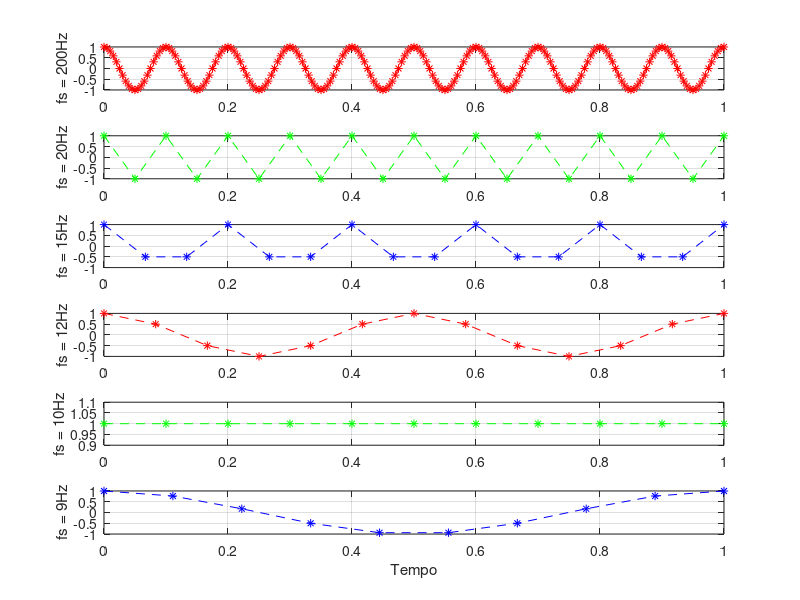

The MATLAB script that drew this image: (Note: this script raises an error after producing the figure.)
% Transmissão de dados
% Matheus Pereira dos Santos RA: 1748823

% Observação do efeito Aliasing

%% Exercício 1


N = 5000;    % Número de amostras
fm = 10;    % frequência da mensamgem

%%% fs=200; 
fs=200;               %frequência de amostragem
Ts=1/fs;              %período de amostragem
t=(0:N-1)*Ts;         %vetor do tempo
m = cos(2*pi*fm*t);   %sinal de mensagem

figure
subplot(6,1,1)
plot(t,m,'r--*')
xlim([0 1])
grid on
str1 = ['fs = ' num2str(fs) 'Hz'];   %str1 é um vetor de strings 
ylabel(str1)
% ---------------------
%%% fs = 20 Hz
fs = 20;   % frequência de amostragem
Ts = 1/fs;  % período de amostragem
temp = (0:N-1)*Ts;  % vetor do tempo
m = cos(2*pi*fm*temp);  % sinal de mensagem

subplot(6,1,2)
plot(temp, m, 'g--*')
xlim([0 1])
grid on
str2 = ['fs = ' num2str(fs) 'Hz'];   %str1 é um vetor de strings
ylabel(str2)
%----------------------
%%% fs = 15 Hz
fs = 15;    % frequência de amostragem igual a 15Hz
Ts = 1/fs;  %período de amostragem para a frequência atual
temp = (0: N-1)*Ts;  % vetor de tempo
m = cos(2*pi*fm*temp);  % sinal de mensagem

subplot(6,1,3)
plot(temp, m, 'b--*')
xlim([0 1])
grid on
str3 = ['fs = ' num2str(fs) 'Hz'];  % vetor de strings para legenda
ylabel(str3);
%----------------------
%%% fs = 12Hz
fs = 12;    % frequência de amostragem
Ts = 1/fs;  % novo período de amostragem
temp = (0: N-1)*Ts;  % novo vetor de tempo
% sinal de mensagem
m = cos(2*pi*fm*temp);
% Transformada rápida

subplot(6,1,4)
plot(temp, m, 'r--*')
xlim([0 1])
grid on
str4 = ['fs = ' num2str(fs) 'Hz'];
ylabel(str4);
%-----------------------
%%% fs = 10Hz
% frequência de amostragem e período de amostragem
fs = 10;
Ts = 1/fs;
% vetor do tempo
temp = (0:N-1)*Ts;
%sinal da mensagem e transformada rápida de fourier
m = cos(2*pi*fm*temp);

subplot(6,1,5)
plot(temp, m, 'g--*')
xlim([0 1]);
grid on
str5 = ['fs = ' num2str(fs) 'Hz'];
ylabel(str5);
%-------------------------
%%% fs = 9Hz
% frequência de amostragem e período de amostragem
fs = 9;
Ts = 1/fs;
% vetor de tempo
temp = (0: N-1)*Ts;
% sinal de mensagem
m = cos(2*pi*fm*temp);
subplot(6,1,6)
plot(temp, m, 'b--*')
xlim([0 1]);
grid on
str6 = ['fs = ' num2str(fs) 'Hz'];
ylabel(str6);

xlabel('Tempo');

%% Exercício 2
clear all;
clc;

load audio; %carregando o aúdio

m = m';
fs = 176400;
N = length(m);

%%%% (a) K = 18
k = 18;
fs2 = fs/k;

m2 = m(1: k :end);
N = length(m2);
%%% frequência fs = 176400
Ts = 1/fs;
% vetor de tempo
temp = (0:N-1)*Ts;
tst_impar = mod(N, 2);
    if tst_impar == 1
        N = N+1;
    end
M1 = fft(m)/N;  % transformada rápida de fourier
M = abs(2*M1(1:N/2+1));
f = linspace(0, fs2/2000, N/2+1);

figure
subplot(5,2,1)
plot(temp, m2, 'r');
xlim([0.4 0.41])
grid on
str1 = ['fs = ' num2str(fs2/1000) 'Hz'];
ylabel(str1);
subplot(5,2,2)
fs2x = [fs2/2000 fs2/2000];
fs2y = [0 max(M)];
plot(f,M, 'b--*');
hold on
plot(fs2x, fs2y, 'r--', 'LineWidth', 2)
grid on
xlim([0 6])
%-------------------------
%%% (b) k = 35

k = 35;
fs2 = fs/k;

m2 = m(1: k: end);
N = length(m2);
Ts = 1/fs2;
temp = (0: N-1)*Ts;
tst_impar = mod(N, 2);
    if tst_impar == 1
        N = N+1;
    end
M2 = fft(m2)/N;  % transformada rápida de fourier
M = abs(2*M2(1:N/2+1));
f = linspace(0, fs2/2000, N/2+1);
subplot(5,2,3)
plot(temp, m2, 'g')
xlim([0.4 0.41])
grid on
str2 = ['fs = ' num2str(fs2/1000) 'Hz'];
ylabel(str2);
subplot(5,2,4)
fs2x = [fs2/2000 fs2/2000];
fs2y = [0 max(M)];
plot(f, M, 'g')
hold on
plot(fs2x, fs2y, 'r--', 'LineWidth', 2)
grid on
xlim([0 6])
%-------------------------
%%% (c) k = 70
k = 70;
fs2 = fs/k;
m2 = m(1: k: end);
N = length(m2);
Ts = 1/fs2;
temp = (0:N-1)*Ts;
tst_impar = mod(N, 2);
    if tst_impar == 1
        N = N+1;
    end
M3 = fft(m2)/N;
M = abs(2*M3(1:N/2+1));
f = linspace(0, fs2/2000, N/2+1);
subplot(5,2,5)
plot(temp, m2, 'r')
xlim([0.4 0.41])
grid on
str3 = ['fs = ' num2str(fs2/2000) 'Hz'];
ylabel(str3);
subplot(5,2,6)
fs2x = [fs2/2000 fs2/2000];
fs2y = [0 max(M)];
plot(f, M, 'r')
hold on
plot(fs2x, fs2y, 'b--', 'LineWidth', 2)
grid on
xlim([0 6])
%-----------------------------
%%% (d) k = 140
k = 140;
fs2 = fs/k;
m2 = m(1: k: end);
N = length(m2);
Ts = 1/fs2; % período
temp = (0 : N-1)*Ts; % vetor de tempo
tst_impar = mod(N, 2);
    if tst_impar == 1
        N = N+1;
    end
M4 = fft(m2)/N;
M = abs(2*M4(1:N/2+1));
f = linspace(0, fs2/2000, N/2+1);
subplot(5,2,7);
plot(temp, m2, 'g');
xlim([0.4 0.41]);
grid on
str5 = ['fs = ' num2str(fs2/1000) 'Hz'];
ylabel(str5);
subplot(5,2,8)
fs2x = [fs2/2000 fs2/2000];
fs2y = [0 max(M)];
plot(f, M, 'g')
hold on
plot(fs2x, fs2y, 'r--', 'LineWidth', 2)
grid on
xlim([0 6])
%---------------------------

%%% (e) k = 140 descomentando o filtro passa-baixa anti-aliasing
k = 140;
fs2 = fs2/k;

flp = fs2/2;
filtro = fir1(2000, flp/(fs/2));    % obtenção do filtro em t
mfilt = filter(filtro, 1, m);
m = mfilt;
m2 = m(1: k: end);
N = length(m2);

Ts = 1/fs2;
temp = (0: N-1)*Ts;
tst_impar = mod(N, 2);
    if tst_impar == 1
        N = N+1;
    end
M6 = fft(m2)/N;
M = abs(2*M6(1:N/2+1));
f = linspace(0, fs2/2000, N/2+1);

subplot(5,2,9)
plot(temp, m2, 'b')
xlim([0.4 0.41])
grid on
str6 = ['fs = '  num2str(fs2/1000) 'Hz'];
ylabel(str6);
subplot(5,2,10)
fs2x = [fs2/2000 fs2/2000];
fs2y = [0 max(M)];
plot(f, M, 'b')
hold on
plot(fs2x, fs2y, 'r--', 'LineWidth', 2)
grid on
xlim([0 6])

sound(m, fs)
pause(3)
sound(m2, fs2)


